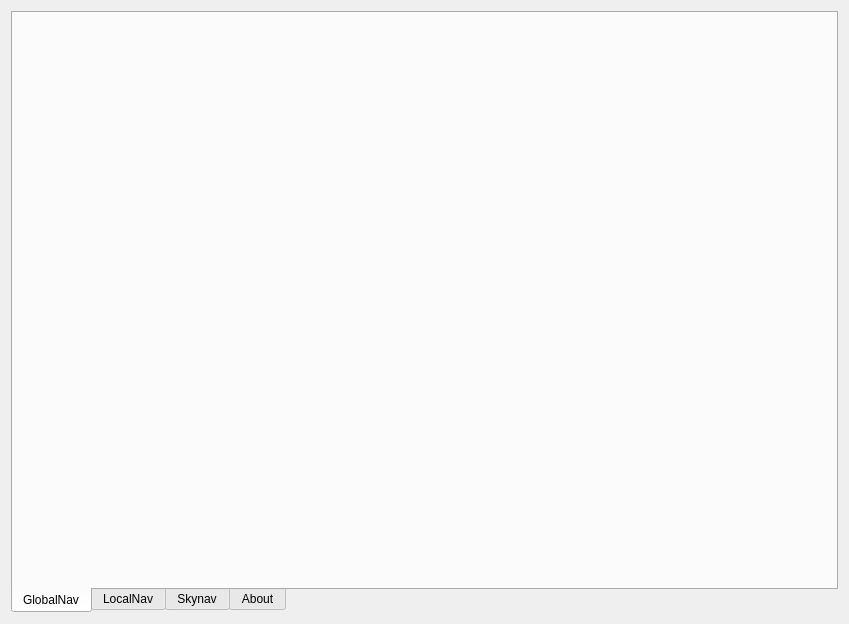
<?xml version="1.0" encoding="UTF-8"?>
<ui version="4.0">
 <class>skynav_gui</class>
 <widget class="QWidget" name="skynav_gui">
  <property name="geometry">
   <rect>
    <x>0</x>
    <y>0</y>
    <width>849</width>
    <height>624</height>
   </rect>
  </property>
  <property name="windowTitle">
   <string>Skynav gui</string>
  </property>
  <layout class="QGridLayout" name="gridLayout_2">
   <item row="0" column="0">
    <widget class="QTabWidget" name="module_tab_widget">
     <property name="tabPosition">
      <enum>QTabWidget::South</enum>
     </property>
     <property name="currentIndex">
      <number>0</number>
     </property>
     <widget class="QWidget" name="GlobalNav_tab">
      <attribute name="title">
       <string>GlobalNav</string>
      </attribute>
      <layout class="QGridLayout" name="gridLayout_3">
       <item row="0" column="0">
        <layout class="QGridLayout" name="Globalnav_layout"/>
       </item>
      </layout>
     </widget>
     <widget class="QWidget" name="LocalNav_tab">
      <attribute name="title">
       <string>LocalNav</string>
      </attribute>
      <layout class="QGridLayout" name="gridLayout_5">
       <item row="0" column="0">
        <layout class="QGridLayout" name="Localnav_layout"/>
       </item>
      </layout>
     </widget>
     <widget class="QWidget" name="SkyNav_tab">
      <attribute name="title">
       <string>Skynav</string>
      </attribute>
      <layout class="QGridLayout" name="gridLayout_7">
       <item row="0" column="0">
        <layout class="QGridLayout" name="Skynav_layout"/>
       </item>
      </layout>
     </widget>
     <widget class="QWidget" name="Information_tab">
      <attribute name="title">
       <string>About</string>
      </attribute>
      <layout class="QGridLayout" name="gridLayout_9">
       <item row="0" column="0">
        <layout class="QGridLayout" name="about_layout">
         <item row="0" column="0">
          <widget class="QLabel" name="about_label">
           <property name="text">
            <string>//todo</string>
           </property>
          </widget>
         </item>
         <item row="1" column="0">
          <spacer name="verticalSpacer">
           <property name="orientation">
            <enum>Qt::Vertical</enum>
           </property>
           <property name="sizeHint" stdset="0">
            <size>
             <width>20</width>
             <height>40</height>
            </size>
           </property>
          </spacer>
         </item>
        </layout>
       </item>
      </layout>
     </widget>
    </widget>
   </item>
  </layout>
 </widget>
 <layoutdefault spacing="6" margin="11"/>
 <resources/>
 <connections/>
</ui>
